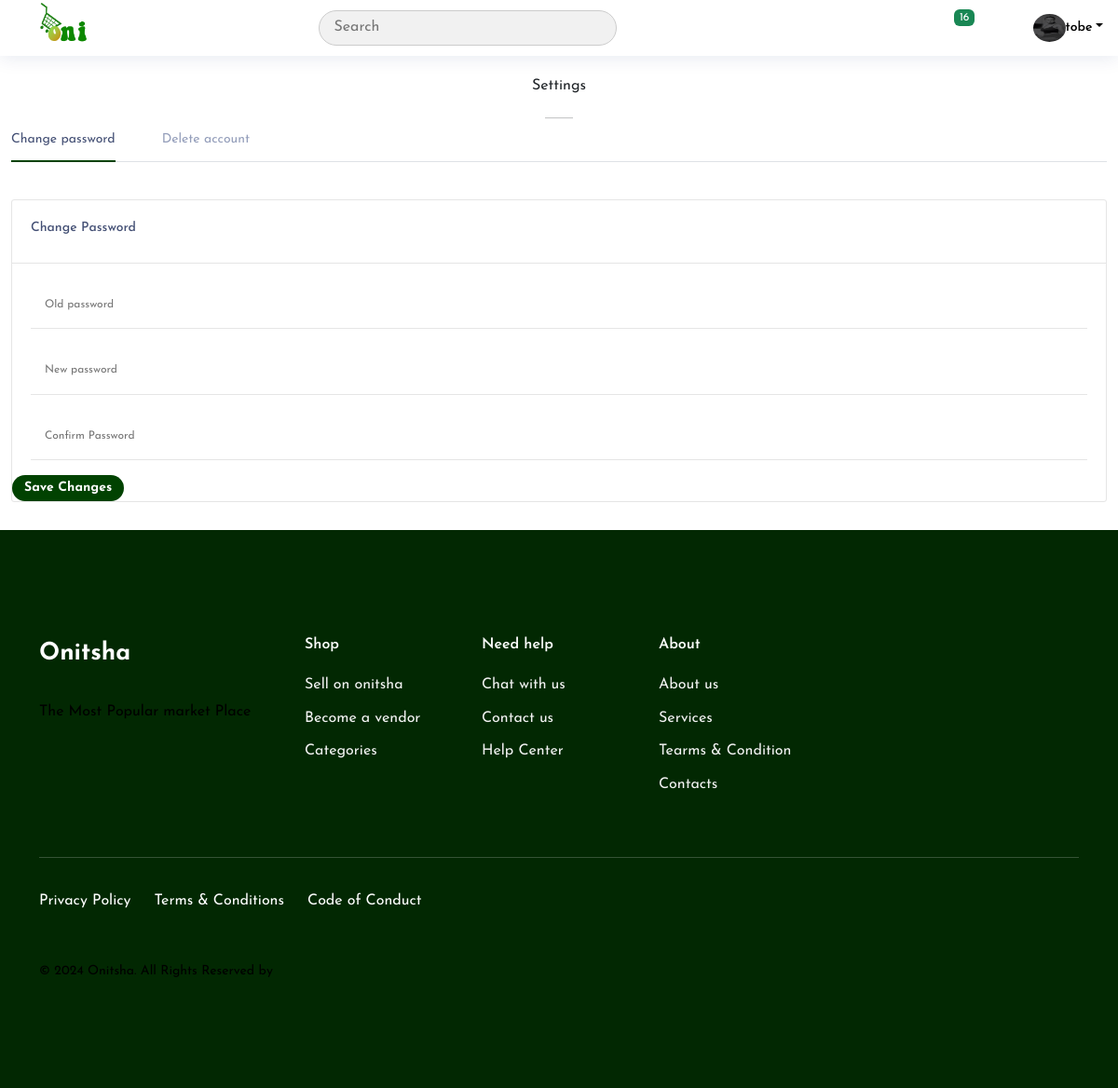
/settings/ (signed in), run on the app's committed database.
### userauths/models.py (models this page shows, shortened)
class User(AbstractUser):
    username = models.CharField(max_length=100)
    email = models.EmailField(unique=True)
    is_staff = models.BooleanField(default=False)
    is_superuser = models.BooleanField(default=False)
    USERNAME_FIELD = 'email'
    REQUIRED_FIELDS =['username']

class Profile(models.Model):
    user = models.OneToOneField(User, on_delete=models.CASCADE)
    image = models.ImageField(upload_to="image", default='default.jpg')
    full_name = models.CharField(max_length=200, null=True, blank=True)
    bio = models.CharField(max_length=200, null=True, blank=True)
    location = models.CharField(max_length=30, blank=True)
    facebook = models.URLField(max_length=200, blank=True, null=True)
    whatsapp = models.URLField(max_length=200, blank=True, null=True)
    instagram = models.URLField(max_length=200, blank=True, null=True)
    phone = models.CharField(max_length=200) # +234 (456) - 789
    verified = models.BooleanField(default=False)
    saved_products = models.ManyToManyField('core.Product', related_name="saved_by", blank=True)

### core/views.py (the view, shortened to what this page needs)
# urls.py: path("settings/", views.settings_view, name="settings"),
@login_required
def settings_view(request):
    password_form = PasswordChangeForm(user=request.user)  # Use the built-in form
    deactivate_form = DeactivateAccountForm()  # Initialize the deactivate form
    context = {
        'password_form': password_form,
        'deactivate_form': deactivate_form,
    }
    return render(request, 'core/settings.html', context)

### core/forms.py (shortened to what this page needs)
class PasswordChangeForm(forms.Form):
    old_password = forms.CharField(
        label=_("Old Password"),
        widget=forms.PasswordInput(attrs={'class': 'input-field', 'placeholder': "Old password"})
    )
    new_password1 = forms.CharField(
        label=_("New Password"),
        widget=forms.PasswordInput(attrs={'class': 'input-field', 'placeholder': "New password"})
    )
    new_password2 = forms.CharField(
        label=_("Confirm New Password"),
        widget=forms.PasswordInput(attrs={'class': 'input-field', 'placeholder': "Confirm Password"})
    )
    def __init__(self, *args, user=None, **kwargs):
        self.user = user  # Store user instance
        super().__init__(*args, **kwargs)  # Call the superclass's __init__

class DeactivateAccountForm(forms.Form):
    password = forms.CharField(label=_("Enter your password"),
    widget=forms.PasswordInput(attrs={'class': 'input-field', 'placeholder': "Deactivate account"}))

### core/context_processor.py (called while the page is built)
def default(request):
    category = Category.objects.all()
    min_max_price = Product.objects.aggregate(Min("price"), Max("price"))
    if request.user.is_authenticated:
        notifications = Notification.objects.filter(user=request.user).order_by('-date')
    else:
        notifications = []  # Empty list if the user is not authenticated
    return {
        "category": category,
        "min_max_price": min_max_price,
        "notifications": notifications,
    }

### templates/core/settings.html (shortened to what this page needs)
{% extends "include/base.html"%}
{% block content%}
{% load static %}
{% load humanize %}
<div id="content-wrapper">
    <div class="container-fluid pb-0">
        <div class="video-block section-padding">
            <div class="main-items">
                <div class="row justify-content-md-center">
                    <div class="messages text-center col-md-12 ">
                        Settings
                        <hr>
                    </div>
                </div>
                <div class="my-all-lisitngs">
                    <div class="row justify-content-md-center">
                        <div class="col-lg-12 col-sm-12">
                            <div class="help-tabs">
                                <ul class="nav nav-tabs" id="myTab" role="tablist">
                                    <li class="nav-item" role="presentation">
                                        <a class="nav-link active" id="home-tab" data-bs-toggle="tab" data-bs-target="#home-tab-pane" type="button" role="tab" aria-controls="home-tab-pane" aria-selected="true">Change password</a>
                                    </li>
                                    <li class="nav-item" role="presentation">
                                        <a class="nav-link" id="contact-tab" data-bs-toggle="tab" data-bs-target="#contact-tab-pane" type="button" role="tab" aria-controls="contact-tab-pane" aria-selected="false">Delete account</a>
                                    </li>
                                </ul>
                                <div class="tab-content" id="myTabContent">
                                    <div class="tab-pane fade show active" id="home-tab-pane" role="tabpanel" aria-labelledby="home-tab" tabindex="0">
                                        <form method="post">
                                            <div class="feedback pm-30">
                                                <div class="email-input">
                                                    <div class="midemail">
                                                        <h6>Change Password</h6>
                                                    </div>
                                                    <div class="input-pss change-p">
                                                        {{ password_form.old_password }}
                                                    </div>
                                                    <div class="input-pss change-p">
                                                        {{ password_form.new_password1 }}
                                                    </div>
                                                    <div class="input-pss change-p">
                                                        {{ password_form.new_password2 }}
                                                    </div>
                                                    <div class="prcy-btn change-btn-pass">
                                                        <button type="submit" name="change_password" class="btn btn-fuchsia mt-3">Save Changes</button>
                                                    </div>
                                                </div>
                                            </div>
                                        </form>
                                    </div>
                                </div>
                            </div>
                        </div>
                    </div>
                </div>
            </div>
        </div>
    </div>
</div>
{% endblock content %}

### templates/include/base.html (shortened to what this page needs)
{% load static %}
<!DOCTYPE html>
<html lang="zxx">
<head>
<link rel="stylesheet" href="{% static 'assets/css/bootstrap.min.css' %}">
  <link rel="stylesheet" href="{% static 'assets/css/lightbox.min.css' %}">
<link rel="stylesheet" href="{% static 'assets/fonts/remixicon.css' %}">
<link rel="stylesheet" href="{% static 'assets/css/owl.carousel.min.css' %}">
<link rel="stylesheet" href="{% static 'assets/css/owl.theme.default.min.css' %}">
<link rel="stylesheet" href="{% static 'assets/css/magnific-popup.min.css' %}">
<link rel="stylesheet" href="{% static 'assets/css/meanmenu.min.css' %}">
<link rel="stylesheet" href="{% static 'assets/css/style.css' %}">
<link rel="stylesheet" href="{% static 'assets/bootstrap-icons/bootstrap-icons.css' %}">
<link rel="stylesheet" href="{% static 'assets/swiper/swiper-bundle.min.css' %}">
<link rel="stylesheet" href="{% static 'assets/css/responsive.css' %}">
<link rel="stylesheet" href="{% static 'assets/css/theme-dark.css' %}">
</head>
<body>
<header id="header" class="header fixed-top d-flex align-items-center">
  <div class="d-flex align-items-center justify-content-between">
    <a href="{% url 'core:index'%}" class="logo d-flex align-items-center">
      <img src="{% static 'assets/images/onitsha.png' %}" alt="">
    </a>
    <a href="#" data-bs-toggle="dropdown">
    <i class="bi bi-grid toggle-sidebar-btn"></i>
  </a>
  </div>
  <div class="search-bar">
    <form class="search-form d-flex align-items-center" method="get" action="{% url 'core:search' %}">
      <input type="text" name="q" placeholder="Search" title="Enter search keyword">
      <button type="submit"><i class="bi bi-search"></i></button>
    </form>
  </div>
  <nav class="header-nav ms-auto">
    <ul class="d-flex align-items-center">
      {% if request.user.is_authenticated %}
      <li class="nav-item dropdown">
        <a class="nav-link nav-icon" href="{% url 'core:notifications' %}" >
          <i class="bi bi-bell"></i>
          <span class="badge bg-success badge-number">{{ notifications.count }}</span>
        </a>
      </li>
      <li class="nav-item">
        <a class="nav-link nav-icon" href="{% url 'chat:new' %}">
          <i class="bi bi-chat-left-text"></i>
        </a>
      </li>
      <li class="nav-item dropdown pe-3">
        <a class="nav-link nav-profile d-flex align-items-center pe-0" href="#" data-bs-toggle="dropdown">
          <img src="{{request.user.profile.image.url}}" alt="Profile" style="width: 35px; height: 30px;"  class="rounded-circle">
          <span class="d-none d-md-block dropdown-toggle ps-2">{{ request.user.username}}</span>
        </a>
      </li>
      {% else %}
      <a href="{% url 'userauths:sign-in' %}" class="px-3">sign-in</a>
      {% endif %}
    </ul>
  </nav>
</header>
{% block content %}
{% endblock content %}
<footer class="footer-14398">
    <div class="container">
      <div class="row mb-5">
        <div class="col-md-3">
          <a href="#" class="footer-site-logo">Onitsha</a>
          <p>The Most Popular market Place</p>
        </div>
        <div class="col-md-2 ml-auto">
          <h3>Shop</h3>
          <ul class="list-unstyled links">
            <li><a href="#">Sell on onitsha</a></li>
            <li><a href="#">Become a vendor</a></li>
            <li><a href="#">Categories</a></li>
          </ul>
        </div>
        <div class="col-md-2 ml-auto">
          <h3>Need help</h3>
          <ul class="list-unstyled links">
            <li><a href="#">Chat with us</a></li>
            <li><a href="#">Contact us</a></li>
            <li><a href="#">Help Center</a></li>
          </ul>
        </div>
        <div class="col-md-2 ml-auto">
          <h3>About</h3>
          <ul class="list-unstyled links">
            <li><a href="#">About us</a></li>
            <li><a href="#">Services</a></li>
            <li><a href="#">Tearms & Condition</a></li>
            <li><a href="#">Contacts</a></li>
          </ul>
        </div>
      </div>
      <div class="row mb-4">
        <div class="col-12 pb-4">
          <div class="line"></div>
        </div>
        <div class="col-md-6 text-md-left">
          <ul class="list-unstyled link-menu nav-left">
            <li><a href="#">Privacy Policy</a></li>
            <li><a href="#">Terms &amp; Conditions</a></li>
            <li><a href="#">Code of Conduct</a></li>
          </ul>
        </div>
        <div class="col-md-6 text-md-right">
          <ul class="list-unstyled social right">
            <li><a href="#"><i class="bi bi-twitter"></i></span></a></li>
            <li><a href="#"><i class="bi bi-facebook"></i></i></a></li>
            <li><a href="#"><i class="bi bi-instagram"></i></span></a></li>
            <li><a href="#"><i class="bi bi-youtube"></i></span></a></li>
          </ul>
        </div>
      </div>
      <div class="row">
        <div class="col-md-7">
          <p><small>© <script>document.write(new Date().getFullYear())</script> Onitsha. All Rights Reserved by
          </small></p>
        </div>
      </div>
    </div>
  </footer>
  </body>
  </html>

### static/assets/css/responsive.css (style rules this page uses)
@media only screen and (min-width:1200px) and (max-width:1299px) { .ps-2 { padding-left:0!important } }

### static/assets/css/theme-dark.css (style rules this page uses)
:root { --darkColor: #1d1d1d; --bgColor: #252525; --cardColor: #0e0e0e; }

### data on the page
User: user.profile.image (picture), user.username "tobe"

### other printed values
{{ notifications.count }} "16"
